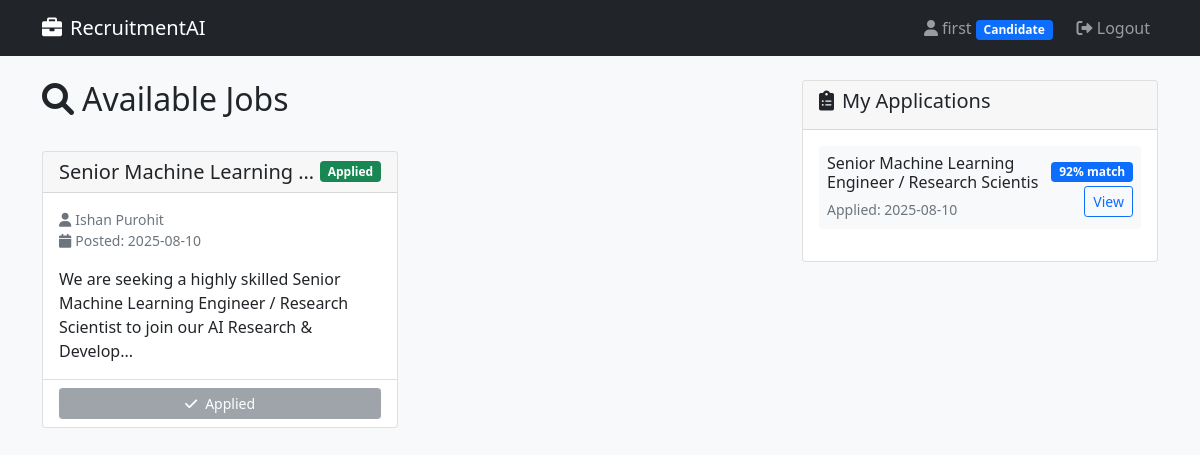
/candidate/dashboard (signed in), run on the app's committed database.
### tables this page shows
CREATE TABLE jobs (
            id INTEGER PRIMARY KEY AUTOINCREMENT,
            title TEXT NOT NULL,
            description TEXT,
            recruiter_id INTEGER,
            pdf_path TEXT,
            created_at TIMESTAMP DEFAULT CURRENT_TIMESTAMP,
            status TEXT DEFAULT 'active',
            FOREIGN KEY (recruiter_id) REFERENCES users (id)
        );

CREATE TABLE users (
            id INTEGER PRIMARY KEY AUTOINCREMENT,
            email TEXT UNIQUE NOT NULL,
            password_hash TEXT NOT NULL,
            role TEXT NOT NULL,  -- 'recruiter' or 'candidate'
            name TEXT NOT NULL,
            created_at TIMESTAMP DEFAULT CURRENT_TIMESTAMP
        );

CREATE TABLE applications (
            id INTEGER PRIMARY KEY AUTOINCREMENT,
            job_id INTEGER,
            candidate_id INTEGER,
            resume_path TEXT,
            status TEXT DEFAULT 'pending',
            match_score INTEGER,
            analysis_data TEXT,  -- JSON string
            applied_at TIMESTAMP DEFAULT CURRENT_TIMESTAMP,
            FOREIGN KEY (job_id) REFERENCES jobs (id),
            FOREIGN KEY (candidate_id) REFERENCES users (id)
        );

### app.py (the view)
@app.route('/candidate/dashboard')
@candidate_required
def candidate_dashboard():
    conn = sqlite3.connect('recruitment.db')
    cursor = conn.cursor()
    cursor.execute('''
        SELECT j.id, j.title, j.description, j.recruiter_id, j.pdf_path, j.created_at, j.status,
               u.name as recruiter_name,
               CASE WHEN a.id IS NOT NULL THEN 1 ELSE 0 END as has_applied
        FROM jobs j
        JOIN users u ON j.recruiter_id = u.id
        LEFT JOIN applications a ON j.id = a.job_id AND a.candidate_id = ?
        WHERE j.status = 'active' OR j.status IS NULL
        ORDER BY j.created_at DESC
    ''', (session['user_id'],))
    jobs = cursor.fetchall()
    cursor.execute('''
        SELECT a.*, j.title as job_title
        FROM applications a
        JOIN jobs j ON a.job_id = j.id
        WHERE a.candidate_id = ?
        ORDER BY a.applied_at DESC
    ''', (session['user_id'],))
    applications = cursor.fetchall()
    conn.close()
    return render_template('candidate_dashboard.html', jobs=jobs, applications=applications)

### app.py (called while the page is built)
def candidate_required(f):
    @wraps(f)
    def decorated_function(*args, **kwargs):
        if 'user_id' not in session or session.get('role') != 'candidate':
            flash('Access denied. Candidate access required.', 'error')
            return redirect(url_for('login'))
        return f(*args, **kwargs)
    return decorated_function

### templates/candidate_dashboard.html (shortened to what this page needs)
{% extends "base.html" %}
{% block content %}
<div class="row">
    <div class="col-lg-8">
        <div class="d-flex justify-content-between align-items-center mb-4">
            <h2><i class="fas fa-search me-2"></i>Available Jobs</h2>
        </div>
        <div class="row">
            {% if jobs %}
                {% for job in jobs %}
                <div class="col-md-6 mb-4">
                    <div class="card dashboard-card h-100">
                        <div class="card-header d-flex justify-content-between align-items-center">
                            <h5 class="mb-0 text-truncate">{{ job[1] }}</h5>
                            {% if job[8] %}
                                <span class="badge bg-success">Applied</span>
                            {% else %}
                                <span class="badge bg-primary">Open</span>
                            {% endif %}
                        </div>
                        <div class="card-body">
                            <p class="text-muted small">
                                <i class="fas fa-user me-1"></i>{{ job[7] }}<br>
                                <i class="fas fa-calendar me-1"></i>Posted: {{ job[5][:10] }}
                            </p>
                            <p class="card-text">
                                {% if job[2] %}
                                    {{ job[2][:120] + '...' if job[2]|length > 120 else job[2] }}
                                {% else %}
                                    <em>Job description available after applying</em>
                                {% endif %}
                            </p>
                        </div>
                        <div class="card-footer bg-transparent">
                            {% if not job[8] %}
                                <a href="{{ url_for('apply_job', job_id=job[0]) }}" class="btn btn-success btn-sm w-100">
                                    <i class="fas fa-paper-plane me-2"></i>Apply Now
                                </a>
                            {% else %}
                                <button class="btn btn-secondary btn-sm w-100" disabled>
                                    <i class="fas fa-check me-2"></i>Applied
                                </button>
                            {% endif %}
                        </div>
                    </div>
                </div>
                {% endfor %}
            {% endif %}
        </div>
    </div>
    <div class="col-lg-4">
        <div class="card">
            <div class="card-header">
                <h5><i class="fas fa-clipboard-list me-2"></i>My Applications</h5>
            </div>
            <div class="card-body">
                {% if applications %}
                    {% for app in applications %}
                    <div class="d-flex justify-content-between align-items-center mb-3 p-2 bg-light rounded">
                        <div>
                            <h6 class="mb-1">{{ app[8] }}</h6>
                            <small class="text-muted">Applied: {{ app[7][:10] }}</small>
                        </div>
                        <div class="text-end">
                            {% if app[5] %}
                                <div class="badge bg-primary mb-1">{{ app[5] }}% match</div>
                            {% endif %}
                            <div>
                                <a href="{{ url_for('application_details', app_id=app[0]) }}" class="btn btn-sm btn-outline-primary">
                                    View
                                </a>
                            </div>
                        </div>
                    </div>
                    {% endfor %}
                {% else %}
                    <p class="text-muted">No applications yet. Start applying to jobs!</p>
                {% endif %}
            </div>
        </div>
    </div>
</div>
{% endblock %}

### templates/base.html (style rules this page uses)
.dashboard-card { transition: transform 0.3s ease; }

### data on the page
jobs: title "Senior Machine Learning…", name "Ishan Purohit", created_at "2025-08-10", description "We are seeking a highly skilled Senior Machine Learning Engineer / Research Scientist to join our AI Research & Develop..."
applications: title "Senior Machine Learning Engineer / Research Scientis", applied_at "2025-08-10", match_score "92"

### other printed values
{{ session.name }} "first"
{{ session.role.title() }} "Candidate"
